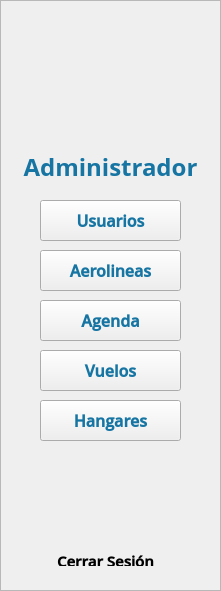
  <widget class="QFrame" name="Frameizq_menu">
   <property name="geometry">
    <rect>
     <x>0</x>
     <y>10</y>
     <width>221</width>
     <height>591</height>
    </rect>
   </property>
   <property name="styleSheet">
    <string notr="true">border-color: qlineargradient(spread:pad, x1:0, y1:0, x2:1, y2:0, stop:0 rgba(0, 0, 0, 255), stop:1 rgba(255, 255, 255, 255));</string>
   </property>
   <property name="frameShape">
    <enum>QFrame::StyledPanel</enum>
   </property>
   <property name="frameShadow">
    <enum>QFrame::Raised</enum>
   </property>
   <widget class="QLabel" name="label_tipousuario">
    <property name="geometry">
     <rect>
      <x>20</x>
      <y>150</y>
      <width>181</width>
      <height>31</height>
     </rect>
    </property>
    <property name="font">
     <font>
      <family>Open Sans</family>
     </font>
    </property>
    <property name="text">
     <string>&lt;html&gt;&lt;head/&gt;&lt;body&gt;&lt;p align=&quot;center&quot;&gt;&lt;span style=&quot; font-size:18pt; font-weight:600; color:#1675a3;&quot;&gt;Administrador&lt;/span&gt;&lt;/p&gt;&lt;/body&gt;&lt;/html&gt;</string>
    </property>
    <property name="textFormat">
     <enum>Qt::RichText</enum>
    </property>
   </widget>
   <widget class="QPushButton" name="bt_usuarios">
    <property name="geometry">
     <rect>
      <x>40</x>
      <y>200</y>
      <width>141</width>
      <height>41</height>
     </rect>
    </property>
    <property name="font">
     <font>
      <family>Open Sans Semibold</family>
      <pointsize>12</pointsize>
      <weight>75</weight>
      <bold>true</bold>
     </font>
    </property>
    <property name="cursor">
     <cursorShape>PointingHandCursor</cursorShape>
    </property>
    <property name="styleSheet">
     <string notr="true">color: rgb(22, 117, 163)</string>
    </property>
    <property name="text">
     <string>Usuarios</string>
    </property>
    <property name="autoRepeatDelay">
     <number>309</number>
    </property>
    <property name="autoDefault">
     <bool>false</bool>
    </property>
    <property name="default">
     <bool>false</bool>
    </property>
    <property name="flat">
     <bool>false</bool>
    </property>
   </widget>
   <widget class="QPushButton" name="bt_Vuelos">
    <property name="geometry">
     <rect>
      <x>40</x>
      <y>350</y>
      <width>141</width>
      <height>41</height>
     </rect>
    </property>
    <property name="font">
     <font>
      <family>Open Sans Semibold</family>
      <pointsize>12</pointsize>
      <weight>75</weight>
      <bold>true</bold>
     </font>
    </property>
    <property name="cursor">
     <cursorShape>PointingHandCursor</cursorShape>
    </property>
    <property name="styleSheet">
     <string notr="true">color:rgb(22, 117, 163)</string>
    </property>
    <property name="text">
     <string>Vuelos</string>
    </property>
    <property name="autoRepeatDelay">
     <number>309</number>
    </property>
    <property name="autoDefault">
     <bool>false</bool>
    </property>
    <property name="default">
     <bool>false</bool>
    </property>
    <property name="flat">
     <bool>false</bool>
    </property>
   </widget>
   <widget class="QPushButton" name="bt_Aerolineas">
    <property name="geometry">
     <rect>
      <x>40</x>
      <y>250</y>
      <width>141</width>
      <height>41</height>
     </rect>
    </property>
    <property name="font">
     <font>
      <family>Open Sans Semibold</family>
      <pointsize>12</pointsize>
      <weight>75</weight>
      <bold>true</bold>
     </font>
    </property>
    <property name="cursor">
     <cursorShape>PointingHandCursor</cursorShape>
    </property>
    <property name="styleSheet">
     <string notr="true">color: rgb(22, 117, 163);</string>
    </property>
    <property name="text">
     <string>Aerolineas</string>
    </property>
    <property name="autoRepeatDelay">
     <number>309</number>
    </property>
    <property name="autoDefault">
     <bool>false</bool>
    </property>
    <property name="default">
     <bool>false</bool>
    </property>
    <property name="flat">
     <bool>false</bool>
    </property>
   </widget>
   <widget class="QPushButton" name="bt_Hangares">
    <property name="geometry">
     <rect>
      <x>40</x>
      <y>400</y>
      <width>141</width>
      <height>41</height>
     </rect>
    </property>
    <property name="font">
     <font>
      <family>Open Sans Semibold</family>
      <pointsize>12</pointsize>
      <weight>75</weight>
      <bold>true</bold>
     </font>
    </property>
    <property name="cursor">
     <cursorShape>PointingHandCursor</cursorShape>
    </property>
    <property name="styleSheet">
     <string notr="true">color:rgb(22, 117, 163)
</string>
    </property>
    <property name="text">
     <string>Hangares</string>
    </property>
    <property name="autoRepeatDelay">
     <number>309</number>
    </property>
    <property name="autoDefault">
     <bool>false</bool>
    </property>
    <property name="default">
     <bool>false</bool>
    </property>
    <property name="flat">
     <bool>false</bool>
    </property>
   </widget>
   <widget class="QPushButton" name="bt_CerrarSesion">
    <property name="geometry">
     <rect>
      <x>70</x>
      <y>470</y>
      <width>71</width>
      <height>81</height>
     </rect>
    </property>
    <property name="font">
     <font>
      <family>HoloLens MDL2 Assets</family>
      <pointsize>16</pointsize>
     </font>
    </property>
    <property name="cursor">
     <cursorShape>PointingHandCursor</cursorShape>
    </property>
    <property name="acceptDrops">
     <bool>false</bool>
    </property>
    <property name="toolTip">
     <string/>
    </property>
    <property name="styleSheet">
     <string notr="true">QPushButton:hover
{
	border-style: solid;
   	background-color:#bbdefb;

}

QPushButton:pressed
{
	background-color:#0069c0;
}</string>
    </property>
    <property name="text">
     <string/>
    </property>
    <property name="icon">
     <iconset>
      <normaloff>../../../../../Sofia/OneDrive/Proyecto-El Campanero/Backend/Ventanas/Icons/cerrar_sesion.png</normaloff>../../../../../Sofia/OneDrive/Proyecto-El Campanero/Backend/Ventanas/Icons/cerrar_sesion.png</iconset>
    </property>
    <property name="iconSize">
     <size>
      <width>80</width>
      <height>80</height>
     </size>
    </property>
    <property name="checkable">
     <bool>false</bool>
    </property>
    <property name="autoRepeat">
     <bool>false</bool>
    </property>
    <property name="autoExclusive">
     <bool>false</bool>
    </property>
    <property name="autoRepeatDelay">
     <number>309</number>
    </property>
    <property name="autoDefault">
     <bool>false</bool>
    </property>
    <property name="default">
     <bool>false</bool>
    </property>
    <property name="flat">
     <bool>true</bool>
    </property>
   </widget>
   <widget class="QLabel" name="label_cerrarsesion">
    <property name="geometry">
     <rect>
      <x>50</x>
      <y>550</y>
      <width>111</width>
      <height>16</height>
     </rect>
    </property>
    <property name="font">
     <font>
      <family>Open Sans Semibold</family>
      <pointsize>12</pointsize>
      <weight>75</weight>
      <bold>true</bold>
     </font>
    </property>
    <property name="text">
     <string>&lt;html&gt;&lt;head/&gt;&lt;body&gt;&lt;p align=&quot;center&quot;&gt;&lt;span style=&quot; font-size:11pt; font-weight:600; color:#000000;&quot;&gt;Cerrar Sesión&lt;/span&gt;&lt;/p&gt;&lt;/body&gt;&lt;/html&gt;</string>
    </property>
   </widget>
   <widget class="QPushButton" name="bt_user">
    <property name="geometry">
     <rect>
      <x>40</x>
      <y>20</y>
      <width>141</width>
      <height>121</height>
     </rect>
    </property>
    <property name="text">
     <string/>
    </property>
    <property name="icon">
     <iconset>
      <normaloff>../Ventanas/Icons/persona_.png</normaloff>../Ventanas/Icons/persona_.png</iconset>
    </property>
    <property name="iconSize">
     <size>
      <width>131</width>
      <height>121</height>
     </size>
    </property>
    <property name="flat">
     <bool>true</bool>
    </property>
   </widget>
   <widget class="QPushButton" name="bt_Vuelos_2">
    <property name="geometry">
     <rect>
      <x>40</x>
      <y>300</y>
      <width>141</width>
      <height>41</height>
     </rect>
    </property>
    <property name="font">
     <font>
      <family>Open Sans Semibold</family>
      <pointsize>12</pointsize>
      <weight>75</weight>
      <bold>true</bold>
     </font>
    </property>
    <property name="cursor">
     <cursorShape>PointingHandCursor</cursorShape>
    </property>
    <property name="styleSheet">
     <string notr="true">color:rgb(22, 117, 163)</string>
    </property>
    <property name="text">
     <string>Agenda</string>
    </property>
    <property name="autoRepeatDelay">
     <number>309</number>
    </property>
    <property name="autoDefault">
     <bool>false</bool>
    </property>
    <property name="default">
     <bool>false</bool>
    </property>
    <property name="flat">
     <bool>false</bool>
    </property>
   </widget>
  </widget>
